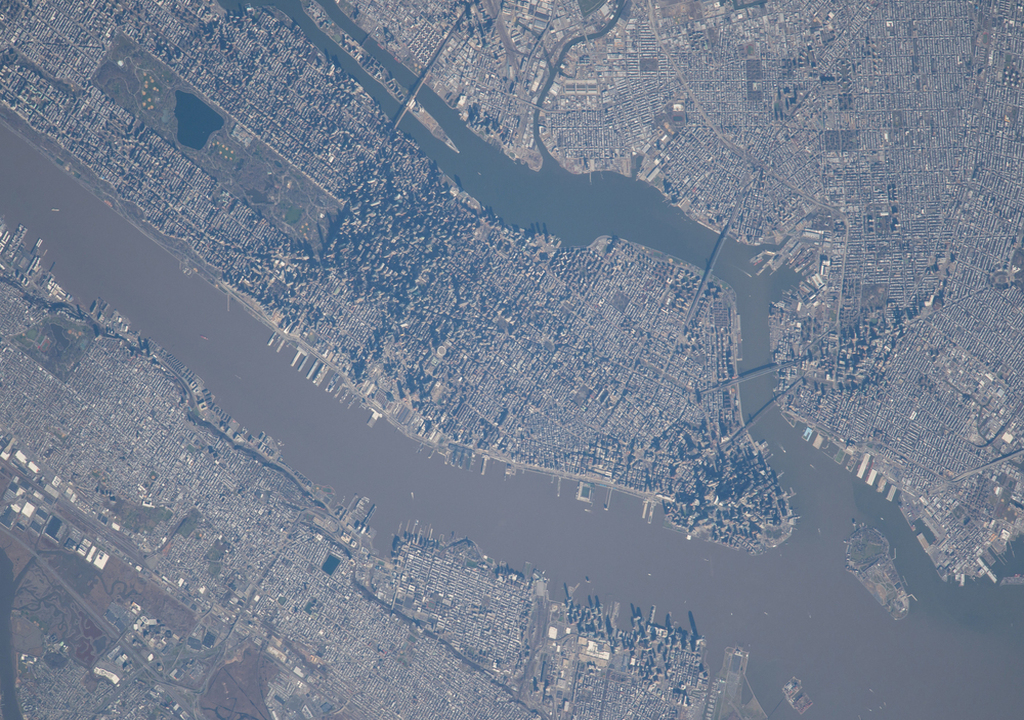
#> input picture notebooks/manhattan_dataset/manhattan_query_image.jpg, 1024 x 720 px, found by its file name; the run also reads 1 picture not shown here
$ jupyter execute --allow-errors sliding_window_matcher.ipynb
#> lines starting #> are read from the running program, lines starting #| are printed output that depends on the picture
[cell 1]
# from google.colab import drive
# drive.mount('/content/drive')

[cell 2]
from geopy.distance import geodesic

def calculate_box_coordinates(start_coord, distance_km):
    """
    Calculate the top left and bottom right coordinates of a square box given a starting point and the distance.

    Parameters:
    start_coord (tuple): Starting coordinates (latitude, longitude).
    distance_km (float): The distance in kilometers for one side of the box.

    Returns:
    (tuple, tuple): Coordinates (latitude, longitude) of the top left and bottom right corners of the box.
    """
    # Calculate the distance in km for one side of the box
    diagonal_distance = distance_km / (2 ** 0.5)

    # Calculate the top left coordinate
    top_left = geodesic(kilometers=diagonal_distance).destination(point=start_coord, bearing=315)

    # Calculate the bottom right coordinate
    bottom_right = geodesic(kilometers=diagonal_distance).destination(point=start_coord, bearing=135)

    return (top_left.latitude, top_left.longitude), (bottom_right.latitude, bottom_right.longitude)

# usage
start_coord = (42.17332, -74.60557333)
distance_km = 600
#> (the rest of this cell did not finish here and is left out)

[cell 3]
def kernal_window_finder(image_width_px, image_height_px, covered_area_width_km, covered_area_height_km, target_area_width_km, target_area_height_km):
    """
    Calculate the pixel dimensions for a given kilometer area in an image, rounded to the nearest whole number.

    Parameters:
    image_width_px (int): Width of the image in pixels.
    image_height_px (int): Height of the image in pixels.
    covered_area_width_km (float): Width of the area covered by the image in kilometers.
    covered_area_height_km (float): Height of the area covered by the image in kilometers.
    target_area_width_km (float): Width of the target area in kilometers.
    target_area_height_km (float): Height of the target area in kilometers.

    Returns:
    (int, int): Width and height of the target area in pixels, rounded to the nearest whole number.
    """

    # The number of pixels per km in both dimensions
    pixels_per_km_width = image_width_px / covered_area_width_km
    pixels_per_km_height = image_height_px / covered_area_height_km

    # Calculating the pixel dimensions for the target area
    target_area_width_px = round(target_area_width_km * pixels_per_km_width)
    target_area_height_px = round(target_area_height_km * pixels_per_km_height)

    return target_area_width_px, target_area_height_px

# usage
reference_image_width_px = 21192
reference_image_height_px = 21203
distance_km = 600
query_image_width_km = 12
query_image_height_km = 8

width_px, height_px = kernal_window_finder(reference_image_width_px, reference_image_height_px, distance_km, distance_km, query_image_width_km, query_image_height_km)
print("Width in pixels:", width_px, ", Height in pixels:", height_px)

[cell 4]
from PIL import Image
import os

Image.MAX_IMAGE_PIXELS = None

def subsample_images(image_path, output_folder, window_width, window_height, stride_x, stride_y):
    """
    Generate subsampled images from a reference image using a sliding window and print the total number of images generated.

    Parameters:
    image_path (str): Path to the reference image.
    output_folder (str): Path to the folder where subsampled images will be saved.
    window_width (int): Width of the sliding window in pixels.
    window_height (int): Height of the sliding window in pixels.
    stride_x (int): Horizontal stride of the sliding window in pixels.
    stride_y (int): Vertical stride of the sliding window in pixels.
    """
    # Load the reference image
    image = Image.open(image_path)

    # Create the output folder if it doesn't exist
    if not os.path.exists(output_folder):
        os.makedirs(output_folder)

    # Count the number of subsamples generated
    num_subsamples = 0

    # Iterate over the image using the sliding window
    for y in range(0, image.height - window_height + 1, stride_y):
        for x in range(0, image.width - window_width + 1, stride_x):
            # Extract the sub-image
            sub_image = image.crop((x, y, x + window_width, y + window_height))

            # Save the sub-image
            sub_image_path = os.path.join(output_folder, f"subsample_{x}_{y}.jpg")
            sub_image.save(sub_image_path)
            num_subsamples += 1
            print(f"Subsample saved: {sub_image_path}")

    # Print the total number of subsamples generated
    print(f"Total number of subsampled images generated: {num_subsamples}")

# usage
image_path = "../data/manhattan_dataset/manhattan_719MB_reference.png"  # path to your reference image
output_folder = "../data/manhattan_dataset/manhattan_subsample_output"  # output folder
window_width = 848
window_height = 566
stride_x = 848  # adjustable the stride
stride_y = 566  # adjustable the stride


#> (the rest of this cell did not finish here and is left out)

[cell 5]
import glob
import cv2
import numpy as np
import matplotlib.pyplot as plt

def sift_detect_and_compute(image):
    sift = cv2.SIFT_create()
    keypoints, descriptors = sift.detectAndCompute(image, None)
    return keypoints, descriptors

def match_features(descriptors1, descriptors2):
    matcher = cv2.BFMatcher()
    matches = matcher.knnMatch(descriptors1, descriptors2, k=2)
    return matches

def filter_good_matches(matches):
    good_matches = []
    for match_pair in matches:
        # Ensuring that there are two matches to unpack
        if len(match_pair) == 2:
            m, n = match_pair
            if m.distance < 0.75 * n.distance:
                good_matches.append(m)
    return good_matches

def find_homography(keypoints1, keypoints2, good_matches):
    src_pts = np.float32([keypoints1[m.queryIdx].pt for m in good_matches]).reshape(-1, 1, 2)
    dst_pts = np.float32([keypoints2[m.trainIdx].pt for m in good_matches]).reshape(-1, 1, 2)
    M, mask = cv2.findHomography(src_pts, dst_pts, cv2.RANSAC, 5.0)
    return M, mask

def visualize_matches(image1, keypoints1, image2, keypoints2, matches, mask):
    draw_params = dict(matchColor=(0, 255, 0),
                       singlePointColor=None,
                       matchesMask=mask.ravel().tolist(),
                       flags=2)
    img_matches = cv2.drawMatches(image1, keypoints1, image2, keypoints2, matches, None, **draw_params)

    # Convert BGR to RGB for matplotlib
    img_matches = cv2.cvtColor(img_matches, cv2.COLOR_BGR2RGB)

    # Display the image with matplotlib
    plt.figure(figsize=(20, 10))
    plt.imshow(img_matches)
    plt.axis('off') # Hide the axis
    plt.show()

# Dictionary to store matching results
matching_results = {}

def match_query_to_scene(query_image, scene_image_path):
    # Load the scene image
    scene_image = cv2.imread(scene_image_path, cv2.IMREAD_GRAYSCALE)

    # Check if image loaded correctly
    if scene_image is None:
        raise ValueError(f"Could not load the scene image from path: {scene_image_path}")

    # Resize the scene image to match the query image dimensions
    scene_image = cv2.resize(scene_image, (query_image.shape[1], query_image.shape[0]))


    print(f"Matching features with scene image: {scene_image_path}")
    keypoints_scene, descriptors_scene = sift_detect_and_compute(scene_image)

    # Check if descriptors are valid
    if descriptors_scene is None or descriptors_query is None:
        print(f"No descriptors found for {scene_image_path}. Skipping.")
        return

    # Additional check for data type consistency
    if descriptors_scene.dtype != descriptors_query.dtype:
        print(f"Descriptor data type mismatch for {scene_image_path}. Skipping.")
        return

    matches = match_features(descriptors_query, descriptors_scene)
    good_matches = filter_good_matches(matches)

    if len(good_matches) > 10:
        M, mask = find_homography(keypoints_query, keypoints_scene, good_matches)
        matchesMask = mask.ravel().tolist()
        num_inliers = sum(matchesMask)
        matching_percentage = (num_inliers / len(good_matches)) * 100
        matching_results[scene_image_path] = matching_percentage
    else:
        print(f"Not enough matches are found for {scene_image_path} - {len(good_matches)}/{10}")


# Load the query image
query_image_path = '../data/manhattan_dataset/manhattan_query_image.jpg'
query_image = cv2.imread(query_image_path, cv2.IMREAD_GRAYSCALE)
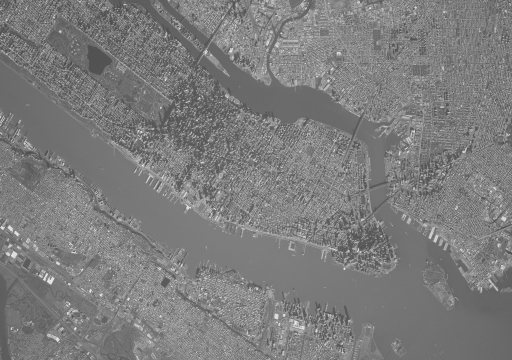
#> query_image: shape (720, 1024) (shown at 1/2 size); min 66, max 253, mean 124.5

# Check if query image loaded correctly
if query_image is None:
    raise ValueError("Could not load the query image. Check the file path.")


print("Detecting features and computing descriptors for the query image...")
keypoints_query, descriptors_query = sift_detect_and_compute(query_image)
#> in sift_detect_and_compute, `keypoints, descriptors = sift.detectAndCompute(image, None)`: keypoints = 7264 keypoints; strongest (x, y, size): (689, 537, 2.7), (22, 658, 2.1), (282, 264, 2.5), (277, 261, 2.2)
#> keypoints_query has the same summary as keypoints in sift_detect_and_compute
print("Done.")

# Path to the folder containing all the scene images
scene_images_folder = '../data/manhattan_dataset/manhattan_subsample_output/*'

# Use glob to find all the image files in the folder
scene_images_paths = glob.glob(scene_images_folder)

# Check if scene images are found
if not scene_images_paths:
    raise ValueError(f"No images found in the folder: {scene_images_folder}")

# Match query image to each scene image
for scene_image_path in scene_images_paths:
    match_query_to_scene(query_image, scene_image_path)
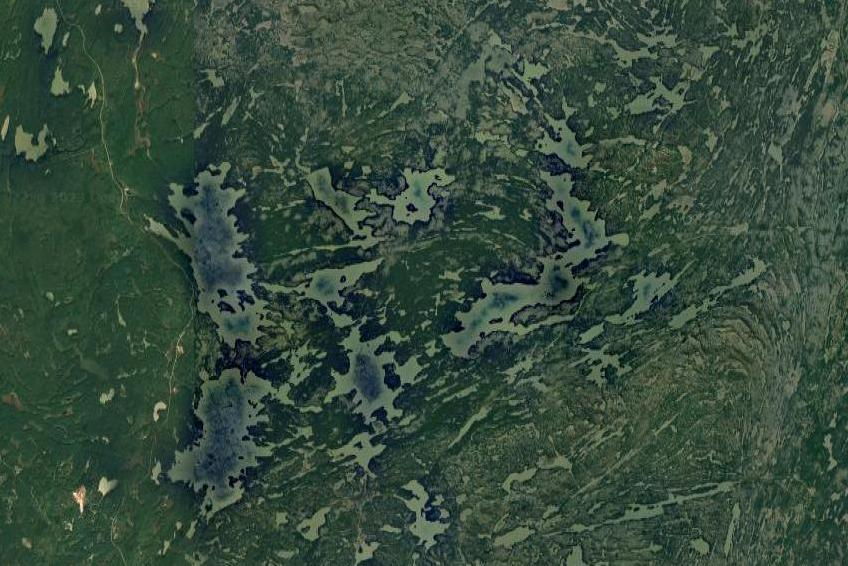
#> input picture data/manhattan_dataset/manhattan_subsample_output/subsample_0_0.jpg, 848 x 566 px
#> in match_query_to_scene, `scene_image = cv2.imread(scene_image_path, cv2.IMREAD_GRAYSCALE)`:
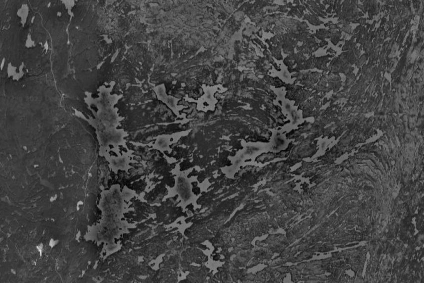
#> scene_image: shape (566, 848) (shown at 1/2 size); min 0, max 252, mean 67
#> in match_query_to_scene, `scene_image = cv2.resize(scene_image, (query_image.shape[1], query_ima..`:
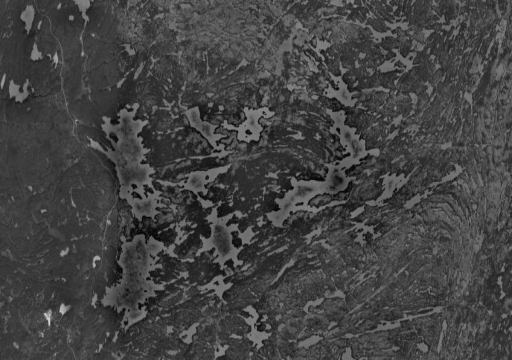
#> scene_image: shape (720, 1024) (shown at 1/2 size); min 0, max 229, mean 66.9
#> in sift_detect_and_compute (call 2), `keypoints, descriptors = sift.detectAndCompute(image, None)`: keypoints = 9676 keypoints; strongest (x, y, size): (126, 619, 11), (98, 648, 3.1), (90, 628, 2.8), (96, 632, 11.3)
#> in match_query_to_scene, `keypoints_scene, descriptors_scene = sift_detect_and_compute(scene_ima..`: keypoints_scene has the same summary as keypoints in sift_detect_and_compute
#> in match_features, `matches = matcher.knnMatch(descriptors1, descriptors2, k=2)`: matches = 7264 matches
#> after the loop in filter_good_matches, `for match_pair in matches:`: good_matches = 3 matches
#| Not enough matches are found for ../data/manhattan_dataset/manhattan_subsample_output/subsample_0_0.jpg - 3/10
#> pass 2 of the loop `for scene_image_path in scene_images_paths:`:
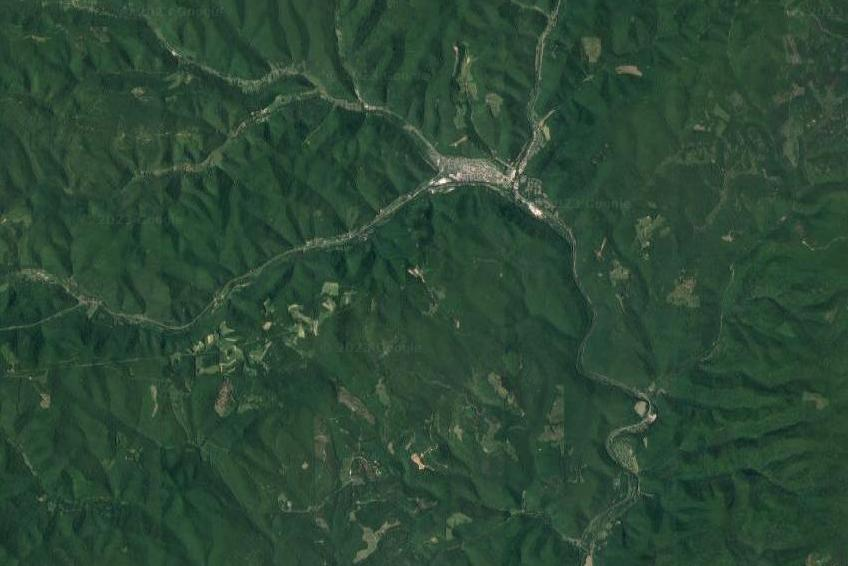
#> input picture data/manhattan_dataset/manhattan_subsample_output/subsample_0_13018.jpg, 848 x 566 px
#> in match_query_to_scene (call 2), `scene_image = cv2.imread(scene_image_path, cv2.IMREAD_GRAYSCALE)`:
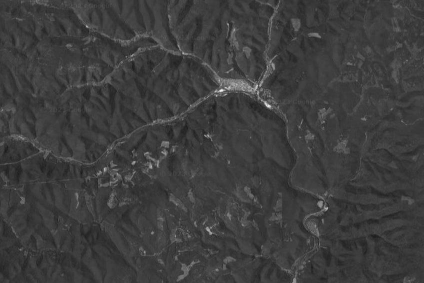
#> scene_image: shape (566, 848) (shown at 1/2 size); min 14, max 255, mean 62
#> in match_query_to_scene (call 2), `scene_image = cv2.resize(scene_image, (query_image.shape[1], query_ima..`:
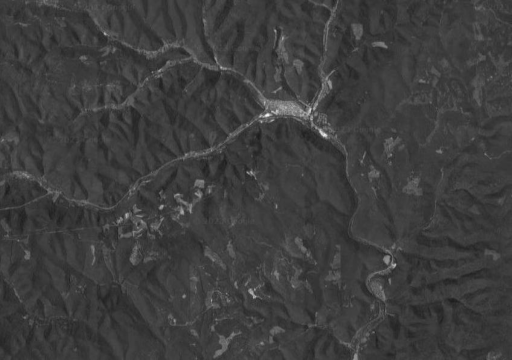
#> scene_image: shape (720, 1024) (shown at 1/2 size); min 21, max 252, mean 61.9
#> keypoints = 1049 keypoints; strongest (x, y, size): (535, 230, 5.2), (649, 270, 6.6), (210, 68, 3.4), (789, 531, 5)
#> in match_query_to_scene (call 2), `keypoints_scene, descriptors_scene = sift_detect_and_compute(scene_ima..`: keypoints_scene has the same summary as keypoints in sift_detect_and_compute
#> after the loop in filter_good_matches (call 2), `for match_pair in matches:`: good_matches = 12 matches
#> src_pts = [[113.6, 529.9], [275.9, 186.1], [319.2, 537.3], [368.6, 209.9], [376.5, 200], [522.5, 145.9], [546.5, 56.26], [711, 269.9], [827.8, 375.3], [833.9, 196.2], [851.7, 458], [928.3, 300]]
#> dst_pts = [[555.8, 412.5], [419, 382.7], [748.7, 347.1], [433.4, 645.8], [652.8, 263.5], [399.6, 365.1], [738.7, 664.1], [643, 182], [669.2, 71.43], [277.9, 447.9], [331.5, 411.6], [453.5, 670.2]]
#> in find_homography, `M, mask = cv2.findHomography(src_pts, dst_pts, cv2.RANSAC, 5.0)`: M = [[-0.753, -0.839, 451.2], [-1.11, -1.26, 670.4], [-0.00165, -0.00189, 1]]; mask = [0, 0, 0, 1, 1, 0, 1, 0, 0, 0, 0, 1]
#> num_inliers = 4
#> matching_percentage = 33.33
#> pass 3 of the loop `for scene_image_path in scene_images_paths:`:
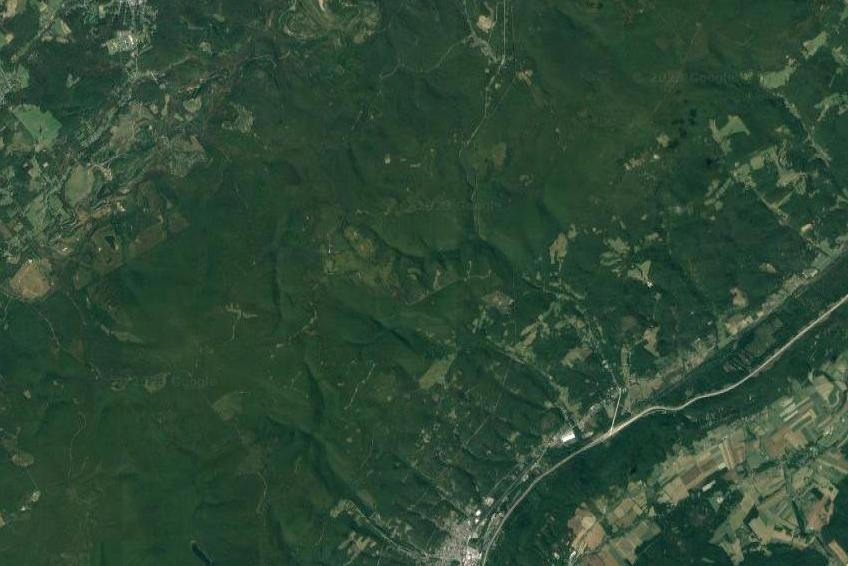
#> input picture data/manhattan_dataset/manhattan_subsample_output/subsample_0_15848.jpg, 848 x 566 px
#> in match_query_to_scene (call 3), `scene_image = cv2.imread(scene_image_path, cv2.IMREAD_GRAYSCALE)`:
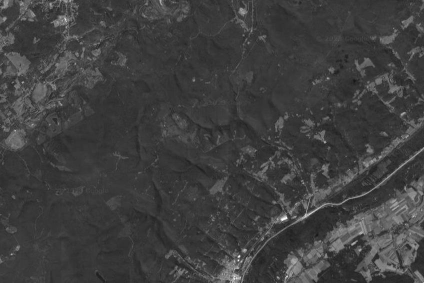
#> scene_image: shape (566, 848) (shown at 1/2 size); min 16, max 255, mean 63.6
#> in match_query_to_scene (call 3), `scene_image = cv2.resize(scene_image, (query_image.shape[1], query_ima..`:
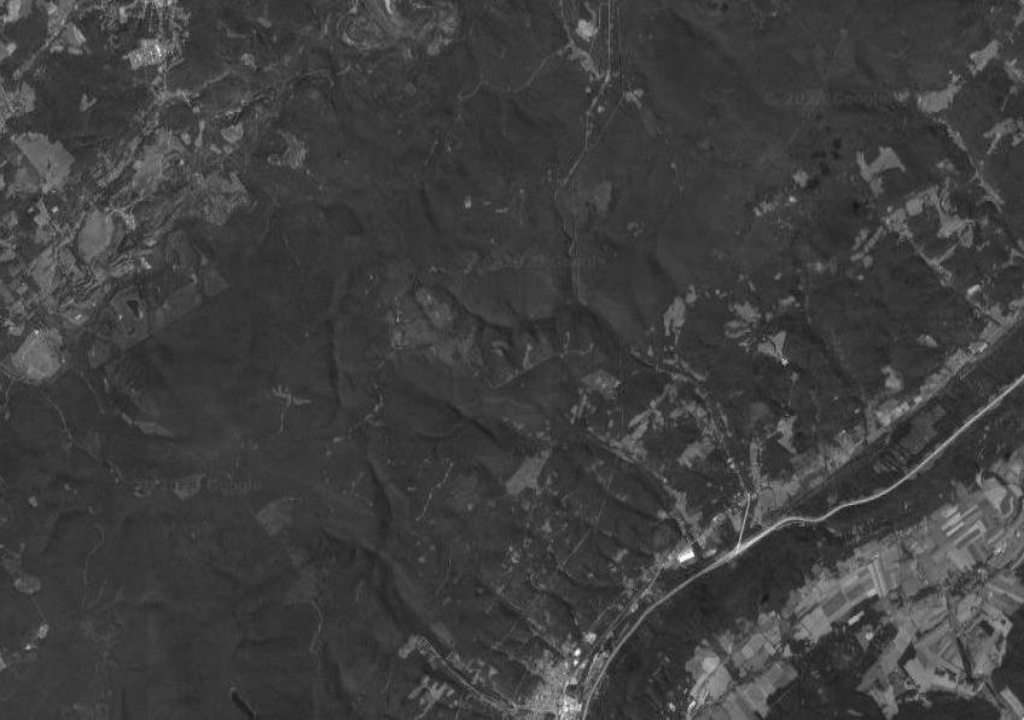
#> scene_image: shape (720, 1024); min 20, max 254, mean 63.5
#> keypoints = 2804 keypoints; strongest (x, y, size): (577, 652, 3.8), (686, 555, 9.4), (576, 662, 2.7), (693, 703, 2.8)
#> in match_query_to_scene (call 3), `keypoints_scene, descriptors_scene = sift_detect_and_compute(scene_ima..`: keypoints_scene has the same summary as keypoints in sift_detect_and_compute
#> after the loop in filter_good_matches (call 3), `for match_pair in matches:`: good_matches = 10 matches
#| Not enough matches are found for ../data/manhattan_dataset/manhattan_subsample_output/subsample_0_15848.jpg - 10/10

# Sort results and get top 5 matches
top_matches = sorted(matching_results.items(), key=lambda x: x[1], reverse=True)[:5]
#> top_matches = 1 item

# Print results table
print("Matching Results:")
for path, percentage in top_matches:
    print(f"{path}: {percentage:.2f}%")
#> this loop made 1 pass
#> percentage on pass 1: 33.33
#> (printed output is left out)

# Visualize top 5 matches
for path, _ in top_matches:
    scene_image = cv2.imread(path, cv2.IMREAD_GRAYSCALE)
    scene_image = cv2.resize(scene_image, (query_image.shape[1], query_image.shape[0]))
    keypoints_scene, descriptors_scene = sift_detect_and_compute(scene_image)
#> in sift_detect_and_compute (call 5), `keypoints, descriptors = sift.detectAndCompute(image, None)`: keypoints = 1049 keypoints; strongest (x, y, size): (535, 230, 5.2), (649, 270, 6.6), (210, 68, 3.4), (789, 531, 5)
#> keypoints_scene has the same summary as keypoints in sift_detect_and_compute
    matches = match_features(descriptors_query, descriptors_scene)
#> matches = 7264 matches
    good_matches = filter_good_matches(matches)
#> after the loop in filter_good_matches (call 4), `for match_pair in matches:`: good_matches = 12 matches
#> good_matches = 12 matches
    M, mask = find_homography(keypoints_query, keypoints_scene, good_matches)
#> mask = [0, 0, 0, 1, 1, 0, 1, 0, 0, 0, 0, 1]
    visualize_matches(query_image, keypoints_query, scene_image, keypoints_scene, good_matches, mask)
#> in visualize_matches, `draw_params = dict(matchColor=(0, 255, 0), singlePointColor=None, matc..`: draw_params = 4 items
#> in visualize_matches, `img_matches = cv2.drawMatches(image1, keypoints1, image2, keypoints2, ..`:
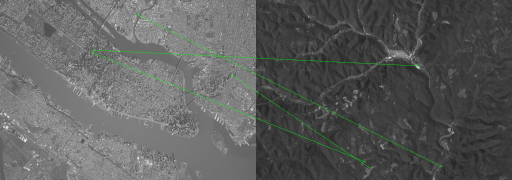
#> img_matches: shape (720, 2048, 3) (shown at 1/4 size); mean of channels 0, 1, 2 92.8, 93.9, 92.8; drawn as B, G, R

[cell 6]
# Print the full sorted matching results dictionary
print("\nFull Sorted Matching Results Dictionary:")
print({k: f"{v:.2f}%" for k, v in sorted(matching_results.items(), key=lambda x: x[1], reverse=True)})
#| {'../data/manhattan_dataset/manhattan_subsample_output/subsample_0_13018.jpg': '33.33%'}

[cell 7]
# Sort the matching results by percentage and get the top 10
top_10_matches = sorted(matching_results.items(), key=lambda x: x[1], reverse=True)[:10]
#> top_10_matches = 1 item

# Print the top 10 matching images with their names and matching percentages
print("\nTop 10 Matching Images:")
for name, percentage in top_10_matches:
    print(f"{name}: {percentage:.2f}%")
